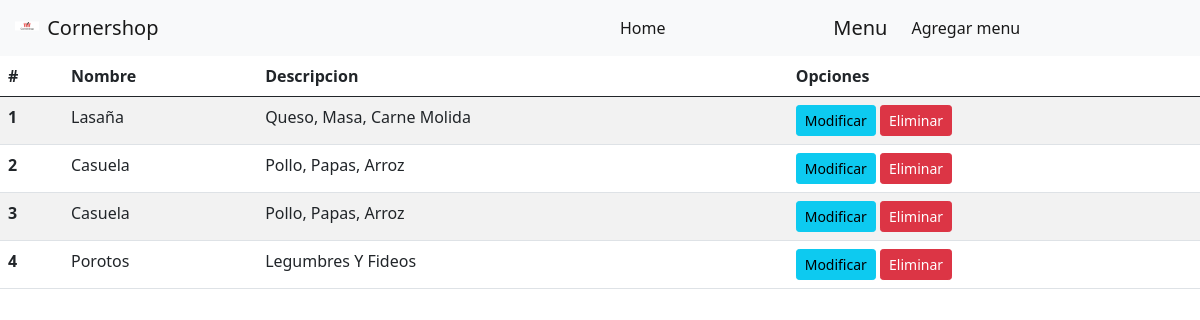
/menu/, run on an earlier commit of the app's database.
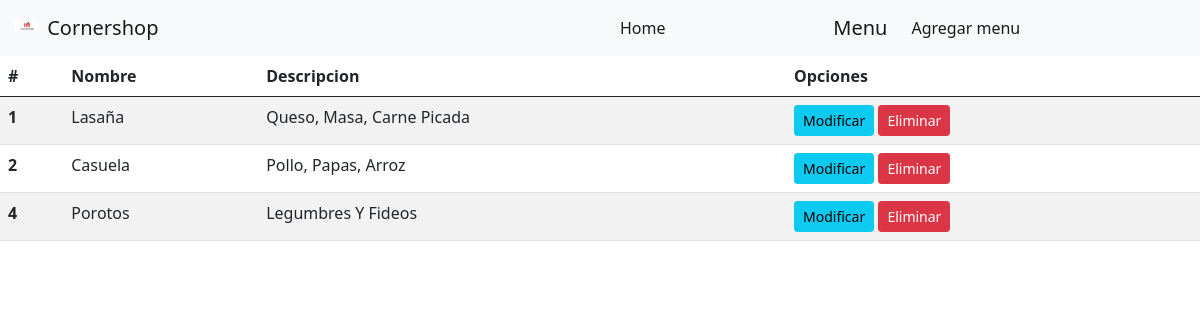
And on a later commit of the database.
### app/models.py (models this page shows, shortened)
class Menu(models.Model):
    nombre = models.CharField(max_length=50)
    ingredientes = models.TextField()
    imagen = models.ImageField(upload_to="comida", null=True)

### app/views.py (the view)
# urls.py: path('menu/',menu, name="menu"),
def menu(request):
    menus = Menu.objects.all
    data = {
        "menus" : menus
    }
    return render(request,"app/menu.html", data)

### app/templates/app/menu.html
{% extends 'app/base.html'%}
{% load static %}
{% block contenido%}
<table class="table table-striped table-hover table-responsive-sm">
    <thead>
      <tr>
        <th scope="col">#</th>
        <th scope="col">Nombre</th>
        <th scope="col">Descripcion</th>
        <th scope="col">Opciones</th>
      </tr>
    </thead>
    <tbody>
      {% for m in menus%}
      <tr>
        <th scope="row">{{m.id}}</th>
        <td>{{m.nombre | capfirst}}</td>
        <td>{{m.ingredientes | title}}</td>
        <td><a href="{% url 'modificar_menu' m.id %}" class="btn btn-info btn-sm">Modificar</a>
        <a href="{% url 'eliminar_menu' m.id %}" class="btn btn-danger btn-sm">Eliminar</a>
        </td>
      </tr>
      {% endfor %}
    </tbody>
  </table>
{% endblock %}

### app/templates/app/base.html (shortened to what this page needs)
<!DOCTYPE html>
<html lang="en">
<head>
    {% load static%}
    <link href="https://cdn.jsdelivr.net/npm/bootstrap@5.0.1/dist/css/bootstrap.min.css" rel="stylesheet">
</head>
<body>
    <nav class="navbar navbar-expand-lg navbar-light bg-light">
        <div class="container-fluid">
            <a class="navbar-brand" href="#">
              <img src="{% static 'app/img/corneshop.png'%}" alt="" width="30" height="24" class="d-inline-block align-text-top">
              Cornershop
            </a>
          </div>
        <div class="container-fluid">
          <div class="collapse navbar-collapse" id="navbarNav">
            <ul class="navbar-nav">
              <li class="nav-item">
                <a class="nav-link active" aria-current="page" href="{% url 'home'%}">Home</a>
              </li>
            </ul>
          </div>
          <a class="navbar-brand" href="{% url 'menu'%}">Menu</a>
          <div class="collapse navbar-collapse" id="navbarNav">
            <ul class="navbar-nav">
              <li class="nav-item">
                <a class="nav-link active" aria-current="page" href="{% url 'agregar_menu'%}">Agregar menu</a>
              </li>
            </ul>
          </div>
        </div>
    </nav>
      <div class="contenido">
          {% block contenido%}
          {% endblock %}
      </div>
</body>
</html>

What changed in the data, as far as the page shows it:
removed Menu: id "3", nombre "Casuela", ingredientes "Pollo, Papas, Arroz"
changed Menu "Lasaña": ingredientes "Queso, Masa, Carne Molida" → "Queso, Masa, Carne Picada"
